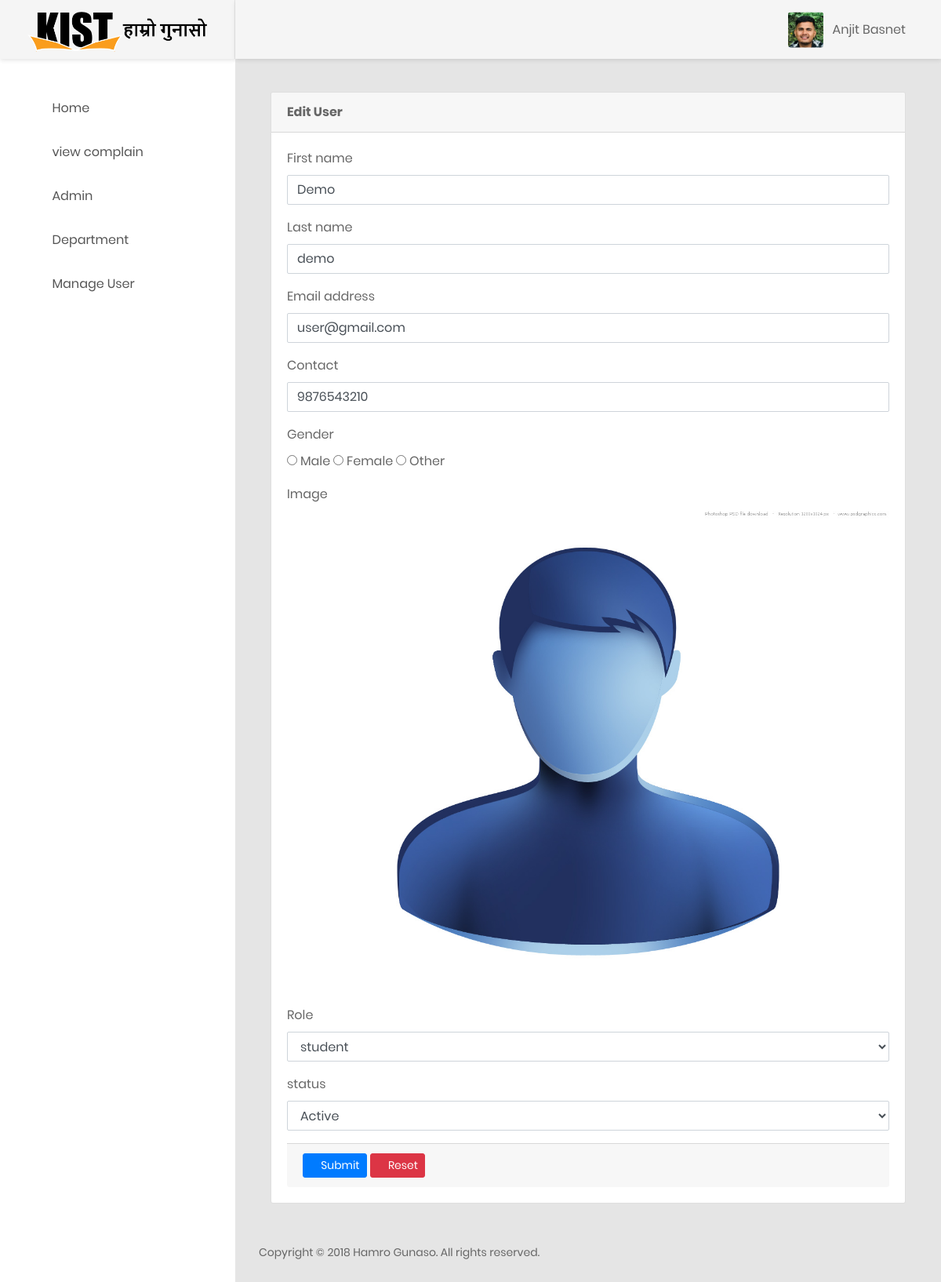
The page /superadmin/edituser.php?ref=22 (signed in) on the database its author committed.
### tables this page shows
CREATE TABLE `tbl_user` (
  `user_id` bigint(20) NOT NULL AUTO_INCREMENT,
  `user_fname` varchar(255) DEFAULT NULL,
  `user_lname` varchar(255) DEFAULT NULL,
  `user_email` varchar(255) DEFAULT NULL,
  `user_contact` varchar(255) DEFAULT NULL,
  `user_gender` enum('male','female','other') DEFAULT NULL,
  `user_password` varchar(255) DEFAULT NULL,
  `user_image` varchar(255) DEFAULT NULL,
  `user_role` enum('student','teacher','staff') DEFAULT NULL,
  `user_status` enum('active','in_active') DEFAULT NULL,
  PRIMARY KEY (`user_id`)
);

### app/adminfunctions.php (called while the page is built, shortened)
<?php
function getAllAdminUserById($conn,$id)
{
	$stmtSelect = $conn->prepare("SELECT * FROM tbl_admin WHERE admin_id=:admin_id");
	$stmtSelect->bindParam(':admin_id', $id);
	$stmtSelect->execute();
	if($stmtSelect->rowCount()>0)
		return $stmtSelect->fetch();
	return false;
}
function getAllUserById($conn,$id)
{
	$stmtSelect = $conn->prepare("SELECT * FROM tbl_user WHERE user_id=:user_id");
	$stmtSelect->bindParam(':user_id', $id);
	$stmtSelect->execute();
	if($stmtSelect->rowCount()>0)
		return $stmtSelect->fetch();
	return false;
}

### superadmin/edituser.php (the view, shortened to what this page needs)
<?php include 'layouts/header2.php';
$user_id = $_GET['ref'];
$userInfo= getAllUserById($conn,$user_id);
?>
<?php include 'layouts/sidebar2.php';?>
  <div class="main-content">
                <div class="section__content section__content--p30">
                    <div class="container-fluid">
                        <div class="row">
                            <div class="col-lg-6">
                            </div>
                            <div class="col-lg-12">
                                <div class="card">
                                    <div class="card-header">
                                        <strong>Edit User</strong>
                                    </div>
                                    <div class="card-body card-block">
                                        <form role="form" id="addForm" method="POST">
                                <div class="form-group">
                                      <label for="exampleInputEmail1">First name</label>
                                      <input type="text"  name="user_fname" value="<?php echo $userInfo['user_fname'];?>" class="form-control" id="user_fname" placeholder="Enter first name">
                                  </div>
                                  <div class="form-group">
                                      <label for="exampleInputEmail1">Last name</label>
                                      <input type="text" name="user_lname" value="<?php echo $userInfo['user_lname'];?>"class="form-control" id="user_lname" placeholder="Enter Last name">
                                  </div>
                                  <div class="form-group">
                                      <label for="exampleInputEmail1">Email address</label>
                                      <input type="email" name="user_email" value="<?php echo $userInfo['user_email'];?>" class="form-control" id="user_email" placeholder="Enter email">
                                  </div>
                                  <div class="form-group">
                                      <label for="exampleInputEmail1">Contact</label>
                                      <input type="text" name="user_contact" value="<?php echo $userInfo['user_contact'];?>" class="form-control" id="user_contact" placeholder="Enter contact">
                                  </div>
                                  <div class="form-group">
                                    <label for="exampleInputPassword1">Gender</label><br>
                                     <input type="radio" name="user_gender" value="male" id="user_gender"> Male <input type="radio" name="user_gender" value="female" id="user_gender"> Female <input type="radio" name="user_gender" value="other" > Other
                                  </div>
                                   <?php if(!empty($userInfo['user_image'])): ?>
                                  <div class="form-group">
                                      <label for="exampleInputEmail1">Image</label>
                                     <img src="../user/<?php echo $userInfo['user_image']; ?>" height="200px">
                                  </div>
                                  <?php endif; ?>
                                   <div class="form-group">
                                      <label for="exampleInputPassword1">Role</label>
                                      <select class="form-control" name="user_role" id="user_role">
                                        <option  <?php if($userInfo['user_role']=='student') echo 'selected="selected"';  ?> value="student">student</option>
                                    </select>
                                </div>
                                 <div class="form-group">
                                      <label for="exampleInputPassword1">status</label>
                                        <select class="form-control" name="user_status" id="user_status">
                                        <option <?php if($userInfo['user_status']=='active') echo 'selected="selected"';?> value="active">Active</option>
                                    </select>
                                </div>
                                    <div class="card-footer">
                                        <button type="submit" name="savebtn" class="btn btn-primary btn-sm">
                                            <i class="fa fa-dot-circle-o"></i> Submit
                                        </button>
                                        <button type="reset" class="btn btn-danger btn-sm">
                                            <i class="fa fa-ban"></i> Reset
                                        </button>
                                    </div>
                                </div>
                            </div>
                        </div>
                        <div class="row">
                            <div class="col-md-12">
                                <div class="copyright">
                                    <p>Copyright © 2018 Hamro Gunaso. All rights reserved.</p>
                                </div>
                            </div>
                        </div>
                    </div>
                </div>
            </div>
        </div>
    </div>
     </body>
</html>

### superadmin/layouts/header2.php (shortened to what this page needs)
<?php
include '../app/call.php';
 $userInfo= getAllAdminUserById($conn,$_SESSION['admin']['id']);
 ?>
<!DOCTYPE html>
<html lang="en">
<head>
    <link href="css/font-face.css" rel="stylesheet" media="all">
    <link href="vendor/font-awesome-5/css/fontawesome-all.min.css" rel="stylesheet" media="all">
    <link href="vendor/font-awesome-4.7/css/font-awesome.min.css" rel="stylesheet" media="all">
    <link href="vendor/mdi-font/css/material-design-iconic-font.min.css" rel="stylesheet" media="all">
    <link href="vendor/bootstrap-4.1/bootstrap.min.css" rel="stylesheet" media="all">
    <link href="vendor/animsition/animsition.min.css" rel="stylesheet" media="all">
    <link href="vendor/bootstrap-progressbar/bootstrap-progressbar-3.3.4.min.css" rel="stylesheet" media="all">
    <link href="vendor/wow/animate.css" rel="stylesheet" media="all">
    <link href="vendor/css-hamburgers/hamburgers.min.css" rel="stylesheet" media="all">
    <link href="vendor/slick/slick.css" rel="stylesheet" media="all">
    <link href="vendor/select2/select2.min.css" rel="stylesheet" media="all">
    <link href="vendor/perfect-scrollbar/perfect-scrollbar.css" rel="stylesheet" media="all">
    <link href="css/theme.css" rel="stylesheet" media="all">
</head>
<body class="animsition">
    <div class="page-wrapper">
   <div class="page-container">
            <header class="header-desktop">
                <div class="section__content section__content--p30">
                    <div class="container-fluid">
                        <div class="header-wrap">
                            <div class="header-button">
                                <div class="account-wrap">
                                    <div class="account-item clearfix js-item-menu">
                                        <div class="image">
                                            <?php if(!empty($userInfo['admin_image'])): ?>
                              <div class="follow-ava">
                                  <img src="<?php echo $userInfo['admin_image']; ?>" height="200px">
                              </div>
                              <?php endif; ?>
                                        </div>
                                        <div class="content">
                                           <p><?php echo $userInfo['admin_fname']." ".$userInfo['admin_lname'];  ?></p>
                                        </div>
                                    </div>
                                </div>
                            </div>
                        </div>
                    </div>
                </div>
            </header>

### rows shown on the page
tbl_user: user_fname "Demo", user_lname "demo", user_email "user@gmail.com", user_contact "9876543210", user_image (placeholder picture), user_role "student", user_status "Active"

### other values the page prints
$userInfo['admin_fname'] "Anjit"
$userInfo['admin_lname'] "Basnet"
